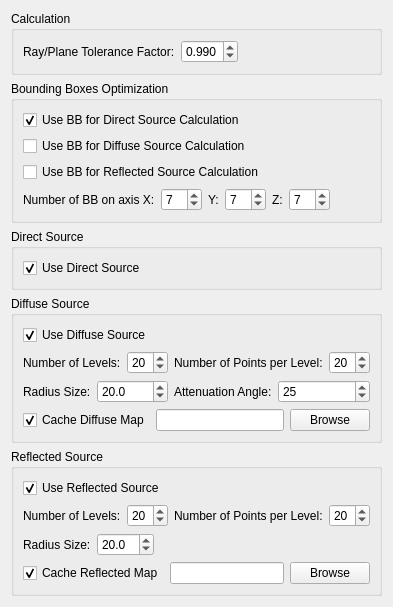
           <widget class="QWidget" name="tab">
            <attribute name="title">
             <string>Model</string>
            </attribute>
            <layout class="QVBoxLayout" name="verticalLayout">
             <item>
              <widget class="QGroupBox" name="calcGroupBox">
               <property name="sizePolicy">
                <sizepolicy hsizetype="Preferred" vsizetype="Preferred">
                 <horstretch>0</horstretch>
                 <verstretch>0</verstretch>
                </sizepolicy>
               </property>
               <property name="baseSize">
                <size>
                 <width>0</width>
                 <height>0</height>
                </size>
               </property>
               <property name="title">
                <string>Calculation</string>
               </property>
               <layout class="QVBoxLayout" name="verticalLayout_21">
                <property name="sizeConstraint">
                 <enum>QLayout::SetDefaultConstraint</enum>
                </property>
                <property name="topMargin">
                 <number>9</number>
                </property>
                <property name="bottomMargin">
                 <number>9</number>
                </property>
                <item>
                 <layout class="QHBoxLayout" name="horizontalLayout_13">
                  <item>
                   <widget class="QLabel" name="rayPlaneLabel">
                    <property name="toolTip">
                     <string>This number is used when calculating ray/plane intersections during the simulation. A greater number will tend to be more precise but can lead to false occlusions. A smaller number will not be as strict in terms of occlusions.</string>
                    </property>
                    <property name="text">
                     <string>Ray/Plane Tolerance Factor:</string>
                    </property>
                   </widget>
                  </item>
                  <item>
                   <widget class="QDoubleSpinBox" name="rayPlaneSpinBox">
                    <property name="toolTip">
                     <string>This number is used when calculating ray/plane intersections during the simulation. A greater number will tend to be more precise but can lead to false occlusions. A smaller number will not be as strict in terms of occlusions.</string>
                    </property>
                    <property name="decimals">
                     <number>3</number>
                    </property>
                    <property name="maximum">
                     <double>1.000000000000000</double>
                    </property>
                    <property name="singleStep">
                     <double>0.010000000000000</double>
                    </property>
                    <property name="value">
                     <double>0.990000000000000</double>
                    </property>
                   </widget>
                  </item>
                  <item>
                   <spacer name="horizontalSpacer_10">
                    <property name="orientation">
                     <enum>Qt::Horizontal</enum>
                    </property>
                    <property name="sizeHint" stdset="0">
                     <size>
                      <width>40</width>
                      <height>20</height>
                     </size>
                    </property>
                   </spacer>
                  </item>
                 </layout>
                </item>
               </layout>
              </widget>
             </item>
             <item>
              <widget class="QGroupBox" name="boundingBoxesGroupBox">
               <property name="sizePolicy">
                <sizepolicy hsizetype="Preferred" vsizetype="Preferred">
                 <horstretch>0</horstretch>
                 <verstretch>0</verstretch>
                </sizepolicy>
               </property>
               <property name="title">
                <string>Bounding Boxes Optimization</string>
               </property>
               <layout class="QVBoxLayout" name="verticalLayout_8">
                <item>
                 <widget class="QCheckBox" name="bbDirectCheckBox">
                  <property name="text">
                   <string>Use BB for Direct Source Calculation</string>
                  </property>
                  <property name="checked">
                   <bool>true</bool>
                  </property>
                 </widget>
                </item>
                <item>
                 <widget class="QCheckBox" name="bbDiffuseCheckBox">
                  <property name="text">
                   <string>Use BB for Diffuse Source Calculation</string>
                  </property>
                 </widget>
                </item>
                <item>
                 <widget class="QCheckBox" name="bbReflectedCheckBox">
                  <property name="text">
                   <string>Use BB for Reflected Source Calculation</string>
                  </property>
                 </widget>
                </item>
                <item>
                 <layout class="QHBoxLayout" name="horizontalLayout_14">
                  <item>
                   <widget class="QLabel" name="numBBLabel">
                    <property name="toolTip">
                     <string>These are the number of bounding boxes used on each axis. These parameters should be adapted depending on the number of vertices of the model.</string>
                    </property>
                    <property name="text">
                     <string>Number of BB on axis X:</string>
                    </property>
                   </widget>
                  </item>
                  <item>
                   <widget class="QSpinBox" name="xBBSpinBox">
                    <property name="value">
                     <number>7</number>
                    </property>
                   </widget>
                  </item>
                  <item>
                   <widget class="QLabel" name="yBBLabel_2">
                    <property name="text">
                     <string>Y:</string>
                    </property>
                   </widget>
                  </item>
                  <item>
                   <widget class="QSpinBox" name="yBBSpinBox">
                    <property name="value">
                     <number>7</number>
                    </property>
                   </widget>
                  </item>
                  <item>
                   <widget class="QLabel" name="zBBLabel">
                    <property name="text">
                     <string>Z:</string>
                    </property>
                   </widget>
                  </item>
                  <item>
                   <widget class="QSpinBox" name="zBBSpinBox">
                    <property name="value">
                     <number>7</number>
                    </property>
                   </widget>
                  </item>
                  <item>
                   <spacer name="horizontalSpacer_4">
                    <property name="orientation">
                     <enum>Qt::Horizontal</enum>
                    </property>
                    <property name="sizeHint" stdset="0">
                     <size>
                      <width>40</width>
                      <height>20</height>
                     </size>
                    </property>
                   </spacer>
                  </item>
                 </layout>
                </item>
               </layout>
              </widget>
             </item>
             <item>
              <widget class="QGroupBox" name="directSourceGroupBox">
               <property name="sizePolicy">
                <sizepolicy hsizetype="Preferred" vsizetype="Preferred">
                 <horstretch>0</horstretch>
                 <verstretch>0</verstretch>
                </sizepolicy>
               </property>
               <property name="title">
                <string>Direct Source</string>
               </property>
               <layout class="QVBoxLayout" name="verticalLayout_22">
                <item>
                 <layout class="QHBoxLayout" name="horizontalLayout_15">
                  <item>
                   <widget class="QCheckBox" name="useDirectSourceCheckBox">
                    <property name="text">
                     <string>Use Direct Source</string>
                    </property>
                    <property name="checked">
                     <bool>true</bool>
                    </property>
                   </widget>
                  </item>
                 </layout>
                </item>
               </layout>
              </widget>
             </item>
             <item>
              <widget class="QGroupBox" name="diffuseSourceGroupBox">
               <property name="sizePolicy">
                <sizepolicy hsizetype="Preferred" vsizetype="Preferred">
                 <horstretch>0</horstretch>
                 <verstretch>0</verstretch>
                </sizepolicy>
               </property>
               <property name="title">
                <string>Diffuse Source</string>
               </property>
               <layout class="QVBoxLayout" name="verticalLayout_9">
                <item>
                 <layout class="QHBoxLayout" name="horizontalLayout_25">
                  <item>
                   <widget class="QCheckBox" name="useDiffuseSourceCheckBox">
                    <property name="text">
                     <string>Use Diffuse Source</string>
                    </property>
                    <property name="checked">
                     <bool>true</bool>
                    </property>
                   </widget>
                  </item>
                 </layout>
                </item>
                <item>
                 <layout class="QGridLayout" name="gridLayout_2">
                  <item row="0" column="0" colspan="2">
                   <widget class="QLabel" name="diffuseNumLevelLabel">
                    <property name="text">
                     <string>Number of Levels:</string>
                    </property>
                   </widget>
                  </item>
                  <item row="0" column="2">
                   <widget class="QSpinBox" name="diffuseNumLevelSpinBox">
                    <property name="minimum">
                     <number>10</number>
                    </property>
                    <property name="value">
                     <number>20</number>
                    </property>
                   </widget>
                  </item>
                  <item row="0" column="3" colspan="2">
                   <widget class="QLabel" name="diffusePtsLabel">
                    <property name="text">
                     <string>Number of Points per Level:</string>
                    </property>
                   </widget>
                  </item>
                  <item row="0" column="5">
                   <widget class="QSpinBox" name="diffuseNumPtsSpinBox">
                    <property name="minimum">
                     <number>10</number>
                    </property>
                    <property name="value">
                     <number>20</number>
                    </property>
                   </widget>
                  </item>
                  <item row="1" column="0">
                   <widget class="QLabel" name="diffuseRadiusLabel">
                    <property name="toolTip">
                     <string>The radius size is expressed as a constant * the model largest size.</string>
                    </property>
                    <property name="text">
                     <string>Radius Size:</string>
                    </property>
                   </widget>
                  </item>
                  <item row="1" column="1" colspan="2">
                   <widget class="QDoubleSpinBox" name="diffuseRadiusSpinBox">
                    <property name="toolTip">
                     <string>The radius size is expressed as a constant * the model largest size.</string>
                    </property>
                    <property name="decimals">
                     <number>1</number>
                    </property>
                    <property name="minimum">
                     <double>2.000000000000000</double>
                    </property>
                    <property name="value">
                     <double>20.000000000000000</double>
                    </property>
                   </widget>
                  </item>
                  <item row="1" column="3">
                   <widget class="QLabel" name="attenuationAngleLabel">
                    <property name="toolTip">
                     <string>This parameter simulates the anisotropy of the diffused source. The rays from the diffused source are decreamented linearly from the given angle until 0.</string>
                    </property>
                    <property name="text">
                     <string>Attenuation Angle:</string>
                    </property>
                   </widget>
                  </item>
                  <item row="1" column="4" colspan="2">
                   <widget class="QSpinBox" name="attenuationAngleSpinBox">
                    <property name="toolTip">
                     <string>This parameter simulates the anisotropy of the diffused source. The rays from the diffused source are decreamented linearly from the given angle until 0.</string>
                    </property>
                    <property name="maximum">
                     <number>90</number>
                    </property>
                    <property name="value">
                     <number>25</number>
                    </property>
                   </widget>
                  </item>
                 </layout>
                </item>
                <item>
                 <layout class="QHBoxLayout" name="horizontalLayout_21">
                  <item>
                   <widget class="QCheckBox" name="diffuseMapCheckBox">
                    <property name="text">
                     <string>Cache Diffuse Map</string>
                    </property>
                    <property name="checked">
                     <bool>true</bool>
                    </property>
                   </widget>
                  </item>
                  <item>
                   <widget class="QLineEdit" name="diffuseMapLineEdit">
                    <property name="toolTip">
                     <string>In case of a simulation involving multiple positions, the file name here should contain the  %position% pattern. This pattern will be replaced by each of the positions name during the simulation.</string>
                    </property>
                   </widget>
                  </item>
                  <item>
                   <widget class="QPushButton" name="diffuseMapButton">
                    <property name="text">
                     <string>Browse</string>
                    </property>
                   </widget>
                  </item>
                 </layout>
                </item>
               </layout>
              </widget>
             </item>
             <item>
              <widget class="QGroupBox" name="reflectedSourceGroupBox">
               <property name="sizePolicy">
                <sizepolicy hsizetype="Preferred" vsizetype="Preferred">
                 <horstretch>0</horstretch>
                 <verstretch>0</verstretch>
                </sizepolicy>
               </property>
               <property name="title">
                <string>Reflected Source</string>
               </property>
               <layout class="QVBoxLayout" name="verticalLayout_10">
                <item>
                 <layout class="QHBoxLayout" name="horizontalLayout_26">
                  <item>
                   <widget class="QCheckBox" name="useReflectedSourceCheckBox">
                    <property name="text">
                     <string>Use Reflected Source</string>
                    </property>
                    <property name="checked">
                     <bool>true</bool>
                    </property>
                   </widget>
                  </item>
                 </layout>
                </item>
                <item>
                 <layout class="QHBoxLayout" name="horizontalLayout_18">
                  <item>
                   <widget class="QLabel" name="reflectedNumLevelLabel">
                    <property name="text">
                     <string>Number of Levels:</string>
                    </property>
                   </widget>
                  </item>
                  <item>
                   <widget class="QSpinBox" name="reflectedNumLevelSpinBox">
                    <property name="minimum">
                     <number>10</number>
                    </property>
                    <property name="value">
                     <number>20</number>
                    </property>
                   </widget>
                  </item>
                  <item>
                   <widget class="QLabel" name="reflectedNumPtsLabel">
                    <property name="text">
                     <string>Number of Points per Level:</string>
                    </property>
                   </widget>
                  </item>
                  <item>
                   <widget class="QSpinBox" name="reflectedNumPtsSpinBox">
                    <property name="minimum">
                     <number>10</number>
                    </property>
                    <property name="value">
                     <number>20</number>
                    </property>
                   </widget>
                  </item>
                 </layout>
                </item>
                <item>
                 <layout class="QHBoxLayout" name="horizontalLayout_19">
                  <item>
                   <widget class="QLabel" name="reflectedRadiusLabel">
                    <property name="toolTip">
                     <string>The radius size is expressed as a constant * the model largest size.</string>
                    </property>
                    <property name="text">
                     <string>Radius Size:</string>
                    </property>
                   </widget>
                  </item>
                  <item>
                   <widget class="QDoubleSpinBox" name="reflectedRadiusSpinBox">
                    <property name="toolTip">
                     <string>The radius size is expressed as a constant * the model largest size.</string>
                    </property>
                    <property name="decimals">
                     <number>1</number>
                    </property>
                    <property name="minimum">
                     <double>2.000000000000000</double>
                    </property>
                    <property name="value">
                     <double>20.000000000000000</double>
                    </property>
                   </widget>
                  </item>
                  <item>
                   <spacer name="horizontalSpacer_7">
                    <property name="orientation">
                     <enum>Qt::Horizontal</enum>
                    </property>
                    <property name="sizeHint" stdset="0">
                     <size>
                      <width>40</width>
                      <height>20</height>
                     </size>
                    </property>
                   </spacer>
                  </item>
                 </layout>
                </item>
                <item>
                 <layout class="QHBoxLayout" name="horizontalLayout_22">
                  <item>
                   <widget class="QCheckBox" name="reflectedMapCheckBox">
                    <property name="text">
                     <string>Cache Reflected Map</string>
                    </property>
                    <property name="checked">
                     <bool>true</bool>
                    </property>
                   </widget>
                  </item>
                  <item>
                   <widget class="QLineEdit" name="reflectedMapLineEdit">
                    <property name="toolTip">
                     <string>In case of a simulation involving multiple positions, the file name here should contain the  %position% pattern. This pattern will be replaced by each of the positions name during the simulation.</string>
                    </property>
                   </widget>
                  </item>
                  <item>
                   <widget class="QPushButton" name="reflectedMapButton">
                    <property name="text">
                     <string>Browse</string>
                    </property>
                   </widget>
                  </item>
                 </layout>
                </item>
               </layout>
              </widget>
             </item>
            </layout>
           </widget>
